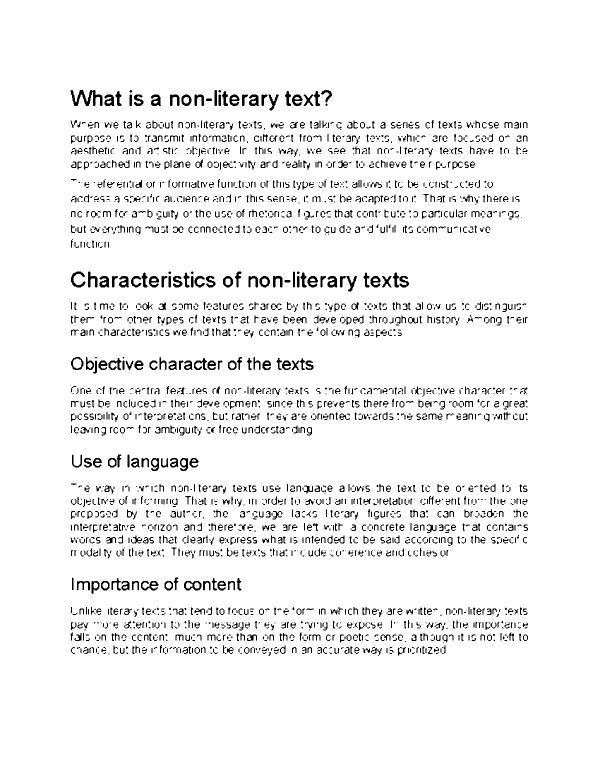
#> input picture temp_processed.png, 1200 x 1553 px (shown at 1/2 size)
$ python -i image_to_text.py   (imports and definitions only)
#> lines starting #> are read from the running program, lines starting #| are printed output that depends on the picture; after the words box and inside, x2 and y2 are one past the last pixel; in counts of white or black regions, pixels touching at a corner belong together
from PIL import Image
import pytesseract
import cv2
import numpy as np
from io import BytesIO
import os

# ⚙️ Đặt API key Google AI Studio tại đây (đừng public)
os.environ["GEMINI_API_KEY"] = "your key here"

# Kích hoạt cấu hình tesseract_cmd từ config.py (Windows)
try:
    import config  # noqa
except Exception:
    pass

# ============ Gemini ============
try:
    from google import genai
    from google.genai import types as gem_types
    _gemini_available = True
    _gem_client = genai.Client()
except Exception:
    _gemini_available = False
    _gem_client = None


# [5 lines left out: function _text_ratio, not called in this run]


def _preprocess_for_ocr(image_path: str) -> str:
#> called with image_path = 'temp_processed.png'
    img = cv2.imread(image_path, cv2.IMREAD_COLOR)
#> img is the input picture: shape (1553, 1200, 3); 94.6% white; black in thin lines or dots, all inside (x1, y1, x2, y2) = (141, 180, 1056, 1312)
    if img is None:
        return image_path
    gray = cv2.cvtColor(img, cv2.COLOR_BGR2GRAY)
    gray = cv2.threshold(gray, 0, 255, cv2.THRESH_BINARY | cv2.THRESH_OTSU)[1]
    gray = cv2.medianBlur(gray, 3)
    processed_path = "temp_processed.png"
    cv2.imwrite(processed_path, gray)
    return processed_path


def _tesseract_try_all(pil_img: Image.Image, lang: str = "vie+eng") -> str:
#> called with lang = 'vie+eng'
    def _ocr(img, cfg):
        try:
            return pytesseract.image_to_string(img, lang=lang, config=cfg).strip()
        except Exception:
            return ""
    best_text, best_score = "", 0.0
    cfgs = ["--oem 1 --psm 6", "--oem 1 --psm 4"]
    variants = [pil_img]
    # đảo màu
    try:
        inv = Image.fromarray(255 - np.array(pil_img.convert("L"))).convert("RGB")
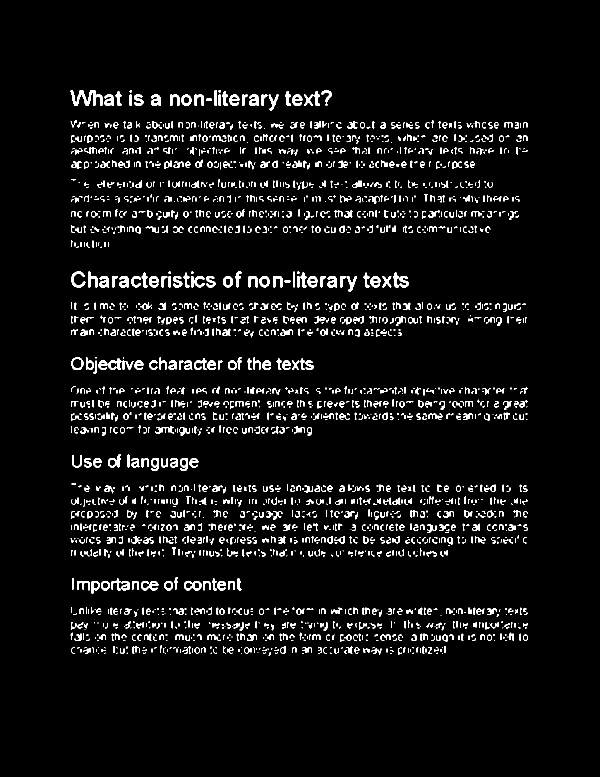
#> inv: PIL image 1200x1553 RGB (shown at 1/2 size); 4.9% white in thin lines or dots, all inside (x1, y1, x2, y2) = (141, 180, 1056, 1312)
        variants.append(inv)
    except Exception:
        pass
    for v in variants:
        for cfg in cfgs:
            t = _ocr(v, cfg)
            score = _text_ratio(t)
            if score > best_score:
                best_text, best_score = t, score
#> this loop made 1 pass
#> after the loop, best_score = 0; best_text = ''
    return best_text


# [48 lines left out: functions _ensure_rgb_jpeg_bytes, _extract_text_from_resp, _gemini_ocr_pil, not called in this run]


def image_to_text(image_path: str):
    """
    1) Tesseract trên ảnh đã tiền xử lý
    2) Nếu yếu/rỗng -> gọi Gemini (Google AI Studio)
    """
    try:
        processed_path = _preprocess_for_ocr(image_path)
        pil_proc = Image.open(processed_path)

        tess_text = _tesseract_try_all(pil_proc, lang="vie+eng")
        if _text_ratio(tess_text) >= 0.55 and tess_text.strip():
            return {"success": True, "text": tess_text}

        # Fallback sang Gemini
        pil_orig = Image.open(image_path) if os.path.exists(image_path) else pil_proc
        gem_text = _gemini_ocr_pil(pil_orig, model=os.environ.get("GEMINI_MODEL", "gemini-2.5-flash"))
        return {"success": True, "text": gem_text}

    except Exception as e:
        # Trả lỗi rõ ràng để bạn biết đúng điểm nghẽn (SDK/key/model/safety/…)
        return {"success": False, "message": f"Lỗi Image OCR: {e}"}

#> (the run stopped early here; a loop or call above may not have finished)
